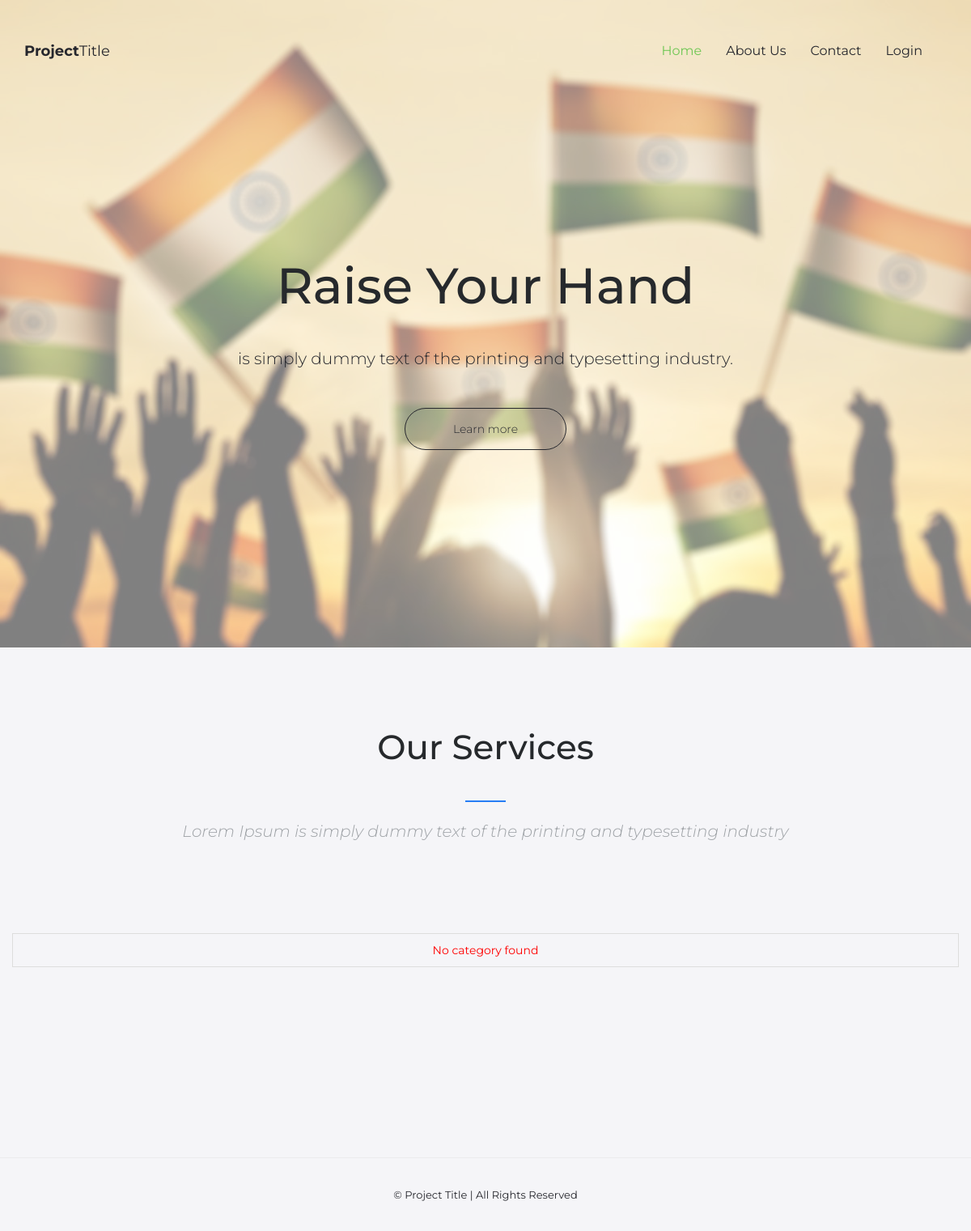
The page / on the database its author committed.
### tables this page shows
CREATE TABLE `settings` (
  `id` int(11) NOT NULL,
  `email` varchar(255) NOT NULL,
  `phone` varchar(255) NOT NULL,
  `address` text NOT NULL,
  `project_name` text NOT NULL,
  `project_title` text NOT NULL,
  `project_subtitle` text NOT NULL,
  `service_title` text NOT NULL,
  `service_subtitle` text NOT NULL,
  `social_worker_title` text NOT NULL,
  `social_worker_subtitle` text NOT NULL
);

### class/database.php (called while the page is built, shortened)
<?php
class database{
    private $db;
    private $dbhost = 'localhost';
    private $dbname = 'fy_project';
    private $dbuser = 'root';
    private $dbpass = '';
    public $serviceCategoryTable = "service_categories";
    private $settingsTable = "settings";
    public function connect(){
	   if ($this->db) {
			return $this->db;
		}
        try {
			$this->db = new PDO("mysql:host={$this->dbhost};dbname={$this->dbname}",$this->dbuser,$this->dbpass,array(PDO::MYSQL_ATTR_INIT_COMMAND => "SET NAMES 'utf8'"));
			$this->db->setAttribute(PDO::ATTR_ERRMODE, PDO::ERRMODE_EXCEPTION);
        }
        catch(PDOException $e) {
           echo "Connection error: ".$e->getMessage();
        }
    }
    public function getAllCategories(){
        $statement = $this->db->prepare("select * from $this->serviceCategoryTable ORDER BY id DESC");
        $statement->execute();
        $num = $statement->rowCount();
        return false;
    }
    public function getSettings(){
        $statement = $this->db->prepare("select * from $this->settingsTable where id = ?");
        $statement->execute(array("1"));
        $num = $statement->rowCount();
        if($num>0){
            return $statement->fetchAll(PDO::FETCH_ASSOC);
        }
        return false;
    }
}
?>

### index.php (the view, shortened to what this page needs)
<?php
    $isLoggedIn = false;
    require_once("class/database.php");
    $db = new database();
    $allCategories = $db->getAllCategories();
?>
<?php include("header.php"); ?>
    <header id="masthead" class="site-header">
        <nav id="primary-navigation" class="site-navigation">
            <div class="container">
                <div class="navbar-header">
                    <a class="site-title"><span><?php $projectName = explode(" ", $settings["project_name"]); echo $projectName[0]; ?></span><?php echo $projectName[1]; ?></a>
                </div>
                <div class="collapse navbar-collapse" id="agency-navbar-collapse">
                    <ul class="nav navbar-nav navbar-right">
                        <li class="active"><a href="index.php">Home</a></li>
                        <li><a href="about.php">About Us</a></li>
                        <li><a href="contact.php">Contact</a></li>
                        <li><?php if($isLoggedIn): ?><a href="logout.php">Log Out</a><?php else: ?> <a href="login">Login</a> <?php endif; ?></li>
                    </ul>
                </div>
            </div>
        </nav>
    </header>
    <div id="hero" class="hero overlay">
        <div class="hero-content">
            <div class="hero-text">
                <h1><?php echo $settings["project_title"]; ?></h1>
                <p><?php echo $settings["project_subtitle"]; ?></p>
                <a href="#" class="btn btn-border">Learn more</a>
            </div>
        </div>
    </div>
    <main id="main" class="site-main">
        <section class="site-section section-services gray-bg text-center">
            <div class="container">
                <h2 class="heading-separator"><?php echo $settings["service_title"]; ?></h2>
                <p class="subheading-text"><?php echo $settings["service_subtitle"]; ?></p>
                <div class="row">
                    <?php if($allCategories): ?>
                    <?php foreach($allCategories as $row): ?>
                    <div class="col-md-3 col-xs-6">
                        <a href="service-category.php?category_id=<?php echo $row["id"]; ?>"><div class="service">
                            <img src="<?php echo "uploads/".$row["file_name"]; ?>" alt="">
                            <h3 class="service-title"><?php echo $row["name"]; ?></h3>
                            <p class="service-info"> <?php echo $row["description"]; ?></p>
                        </div>
                        </a>
                    </div>
                    <?php endforeach; ?>
                    <?php else: ?>
                    <div class="error-text">No category found</div>
                    <?php endif; ?>
                </div>
            </div>
        </section>
    </main>
    <footer id="colophon" class="site-footer">
        <div class="copyright">
            <div class="container">
                <div class="row">
                    <div class="col-md-12">
                        <div class="text-center">
                            <p>&copy; <?php echo $settings["project_name"]; ?> | All Rights Reserved</p>
                        </div>
                    </div>
                </div>
            </div>
        </div>
    </footer>
<?php include("footer.php"); ?>

### assets/css/style.css (style rules this page uses)
a { transition: all 0.25s ease-in-out; -moz-transition: all 0.25s ease-in-out; -webkit-transition: all 0.25s ease-in-out; -o-transition: all 0.25s ease-in-out; -ms-transition: all 0.25s ease-in-out; cursor: pointer; color: #9fa3a7; }
p { margin-bottom: 0; font-size: 14px; font-weight: 300; color: #9fa3a7; line-height: 22px; }
h1 { font-size: 62px; }
h2 { font-size: 42px; }
h1,h2,h3,h4,h5 { color: #26292c; }
.btn { line-height: 50px; min-width: 200px; font-size: 16px; font-weight: 300; border: 0; border-radius: 50px; color: #26272d; background-color: #fff; padding: 0; transition: color 0.25s ease-in-out, background-color 0.25s ease-in-out; -moz-transition: color 0.25s ease-in-out, background-color 0.25s ease-in-out; -webkit-transition: color 0.25s ease-in-out, background-color 0.25s ease-in-out; -o-transition: color 0.25s ease-in-out, background-color 0.25s ease-in-out; -ms-transition: color 0.25s ease-in-out, background-color 0.25s ease-in-out; }
.btn-border { border: 1px solid #26272d; }
html, body { width: 100%; height: 100%; margin: 0; padding: 0; font-family: 'Montserrat', sans-serif; color: #26272d; }
.gray-bg { background-color: #f5f5f8; }
.site-header { position: absolute; padding: 50px 0 0; background-color: transparent; width: 100%; z-index: 3; }
.site-title { font-size: 18px; line-height: 26px; color: #26272d; }
.site-title span { font-weight: 700; }
.navbar-collapse { text-align: center; }
.navbar-nav { float: none; display: inline-block; }
.navbar-nav > li > a, .slicknav_nav > li > a { padding: 0; font-size: 16px; position: relative; color: #26272d; line-height: 26px; }
.navbar-nav > li + li { margin-left: 30px; }
.nav .open > a, .nav .open > a:focus, .nav .open > a:hover, .navbar-nav > li > a:hover, .navbar-nav > li > a:focus, .navbar-nav > li.active > a, .navbar-collapse li a:hover, .dropdown.open > a, .site-header-white .dropdown.open > a, .dropdown-menu a:hover, .dropdown:hover > a, .dropdown-menu>li>a:focus, .dropdown-menu li a:hover, .slicknav_nav > li.active a, .slicknav_open .slicknav_arrow, .slicknav_nav > li a:hover { background-color: transparent; color: #6fc754; }
.hero { background: url(../img/hero-2.jpg) no-repeat center / cover; height: 100%; width: 100%; display: table; position: relative; }
.overlay:before { content: ''; background-color: rgba(255,255,255,0.5); height: 100%; width: 100%; position: absolute; top: 0; left: 0; z-index: 0; }
.hero-content { display: table-cell; vertical-align: middle; padding-top: 75px; }
.hero-text { max-width: 890px; width: 100%; margin: 0 auto; padding: 0 15px; text-align: center; }
.hero-text h1 { position: relative; margin: 0; }
.hero-text p { position: relative; margin: 45px 0 30px; font-size: 20px; color: #26272d; }
.hero-text .btn { position: relative; background-color: transparent; }
.site-section { padding: 100px 0 140px; }
.subheading-text { font-size: 20px; font-style: italic; }
.heading-separator { position: relative; margin: 0; padding-bottom: 70px; }
.heading-separator:after { content: ""; position: absolute; bottom: 25px; left: 0; right: 0; height: 2px; width: 50px; margin: 0 auto; background-color: #267df4; }
.section-services .subheading-text { margin-bottom: 90px; }
.btn { font-size: 14px; margin-top:20px; }
.site-footer { background-color: #f5f5f8; padding-top: 95px; }
.copyright { padding: 30px 0; border-top: 1px solid rgba(38, 41, 44, 0.05); }
.copyright .text-center { padding: 4px 0; }
.copyright p { font-size: 13px; font-weight: 400; color: #26272d; }
.error-text { color: red; margin-top: 25px; border: 1px solid #ddd; padding: 10px 10px; }

### rows shown on the page
settings: project_name "Project", project_name "Title", project_title "Raise Your Hand", project_subtitle "is simply dummy text of the printing and typesetting industry.", service_title "Our Services", service_subtitle "Lorem Ipsum is simply dummy text of the printing and typesetting industry", project_name "Project Title"
